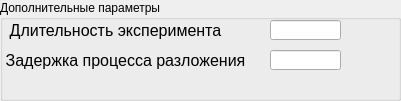
   <widget class="QGroupBox" name="groupBox_4">
    <property name="geometry">
     <rect>
      <x>580</x>
      <y>10</y>
      <width>401</width>
      <height>101</height>
     </rect>
    </property>
    <property name="title">
     <string>Дополнительные параметры</string>
    </property>
    <widget class="QLabel" name="label_27">
     <property name="geometry">
      <rect>
       <x>0</x>
       <y>20</y>
       <width>231</width>
       <height>21</height>
      </rect>
     </property>
     <property name="minimumSize">
      <size>
       <width>50</width>
       <height>16</height>
      </size>
     </property>
     <property name="maximumSize">
      <size>
       <width>500</width>
       <height>50</height>
      </size>
     </property>
     <property name="font">
      <font>
       <pointsize>12</pointsize>
      </font>
     </property>
     <property name="text">
      <string>Длительность эксперимента</string>
     </property>
     <property name="alignment">
      <set>Qt::AlignCenter</set>
     </property>
    </widget>
    <widget class="QLineEdit" name="lineEdit_t">
     <property name="geometry">
      <rect>
       <x>270</x>
       <y>20</y>
       <width>71</width>
       <height>20</height>
      </rect>
     </property>
     <property name="maximumSize">
      <size>
       <width>500</width>
       <height>20</height>
      </size>
     </property>
    </widget>
    <widget class="QLabel" name="label_40">
     <property name="geometry">
      <rect>
       <x>0</x>
       <y>50</y>
       <width>251</width>
       <height>21</height>
      </rect>
     </property>
     <property name="minimumSize">
      <size>
       <width>50</width>
       <height>16</height>
      </size>
     </property>
     <property name="maximumSize">
      <size>
       <width>500</width>
       <height>50</height>
      </size>
     </property>
     <property name="font">
      <font>
       <pointsize>12</pointsize>
      </font>
     </property>
     <property name="text">
      <string>Задержка процесса разложения</string>
     </property>
     <property name="alignment">
      <set>Qt::AlignCenter</set>
     </property>
    </widget>
    <widget class="QLineEdit" name="lineEdit_tau">
     <property name="geometry">
      <rect>
       <x>270</x>
       <y>50</y>
       <width>71</width>
       <height>20</height>
      </rect>
     </property>
     <property name="maximumSize">
      <size>
       <width>500</width>
       <height>20</height>
      </size>
     </property>
    </widget>
   </widget>
